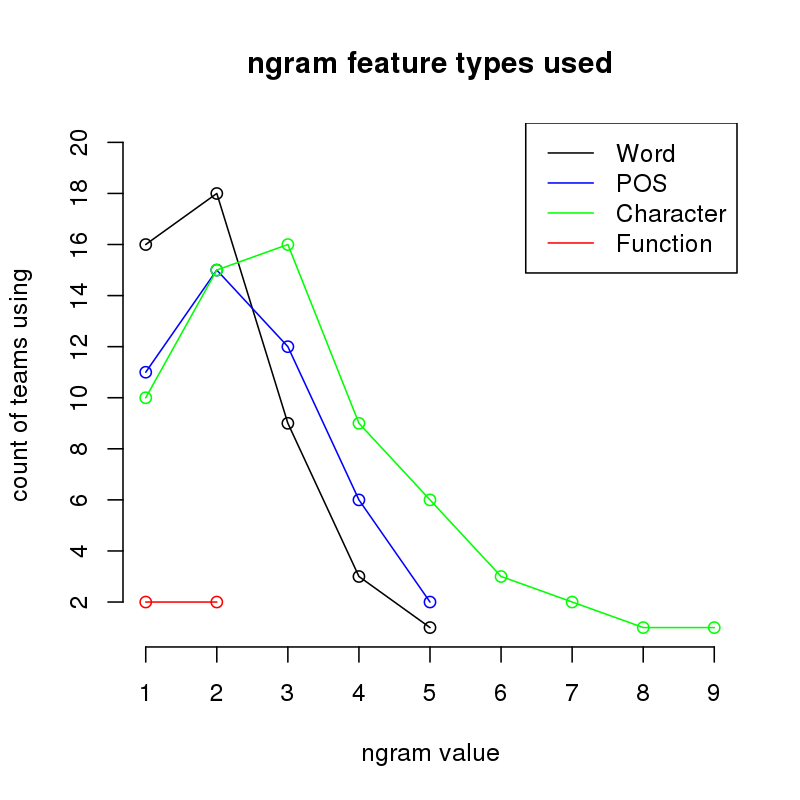

Generate this figure with R:
d = read.table('nli-shared-features.dat', header = T)
png('ngram-comp.png', width = 800, height = 800, res = 150, units = 'px')
plot(d$ngram, d$Word, xlim = c(1, 9), ylim = c(1, 20), xlab = 'ngram value',
     ylab = 'count of teams using', main = 'ngram feature types used',
     col = 'black', axes = FALSE)
axis(side = 1, at = c(1, 2, 3, 4, 5, 6, 7, 8, 9))
axis(side = 2, at = c(2, 4, 6, 8, 10, 12, 14, 16, 18, 20))
lines(d$ngram, d$Word, col = 'black')
points(d$ngram, d$POS, col = 'blue')
lines(d$ngram, d$POS, col = 'blue')
points(d$ngram, d$Character, col = 'green')
lines(d$ngram, d$Character, col = 'green')
points(d$ngram, d$Function, col = 'red')
lines(d$ngram, d$Function, col = 'red')
legend('topright', lty = 1, names(d)[-1],
       col = c('black', 'blue', 'green', 'red'))
dev.off()
